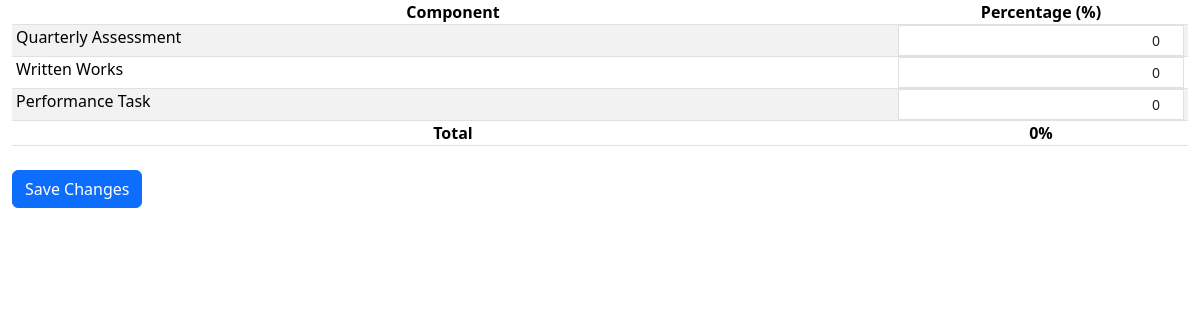
The page /teachers/add_percentage.php on the database its author committed.
### tables this page shows
CREATE TABLE `grading_components` (
  `component_id` int(11) NOT NULL,
  `name` text NOT NULL
);

### teachers/add_percentage.php (the view, shortened to what this page needs)
<?php
$database = new Database();
$conn = $database->connect();
?>
<!DOCTYPE html>
<html lang="en">
<head>
    <link rel="stylesheet" href="../assets/bootstrap-5.3.2-dist/css/bootstrap.min.css">
    <link rel="stylesheet" href="../assets/font-awesome-4.7.0/css/font-awesome.css">
</head>
<body>
<div class="container-fluid">
    <form id="percentage-form" method="post" action="#">
        <table class="table table-striped table-hover">
            <colgroup>
                <col width="75%">
                <col width="25%">
            </colgroup>
            <thead>
                <tr>
                    <th class="py-0 px-1 text-center">Component</th>
                    <th class="py-0 px-1 text-center">Percentage (%)</th>
                </tr>
            </thead>
            <tbody>
                <?php
                $component = $conn->query("SELECT * FROM `grading_components` order by component_id asc");
                $total = 0;
                while($row = $component->fetch(PDO::FETCH_ASSOC)):
                    $percentage_value = 0;
                    $total += isset($percentage_value) ? floatval($percentage_value) : 0;
                ?>
                <tr>
                    <td class="py-0 px-1"><input type="hidden" name="component_id[]" value='<?php echo $row['component_id'] ?>'><?php echo $row['name'] ?></td>
                    <td class="py-0 px-1">
                        <input type="number" step="any" class="form-control form-control-sm rounded-0 w-100 text-end percentage-input" name="percentage[]" value="<?php echo (isset($percentage_value)) ? $percentage_value : 0 ?>" required>
                    </td>
                </tr>
                <?php endwhile; ?>
            </tbody>
            <tfoot>
                <tr>
                    <th class="py-0 px-1 text-center">Total</th>
                    <th class="py-0 px-1 text-center text-end" id="total"><?php echo strval($total) ?>%</th>
                </tr>
            </tfoot>
        </table>
        <div class="button-group">
            <button type="submit" name="save_percentage" class="btn btn-primary mt-2 mb-3 brand-bg-color" id="addStaffButton">Save Changes</button>
        </div>
    </form>
</div>
</body>
</html>

### rows shown on the page
grading_components: name "Quarterly Assessment", value "0"
grading_components: name "Written Works", value "0"
grading_components: name "Performance Task", value "0"

### other values the page prints
$total "0"
